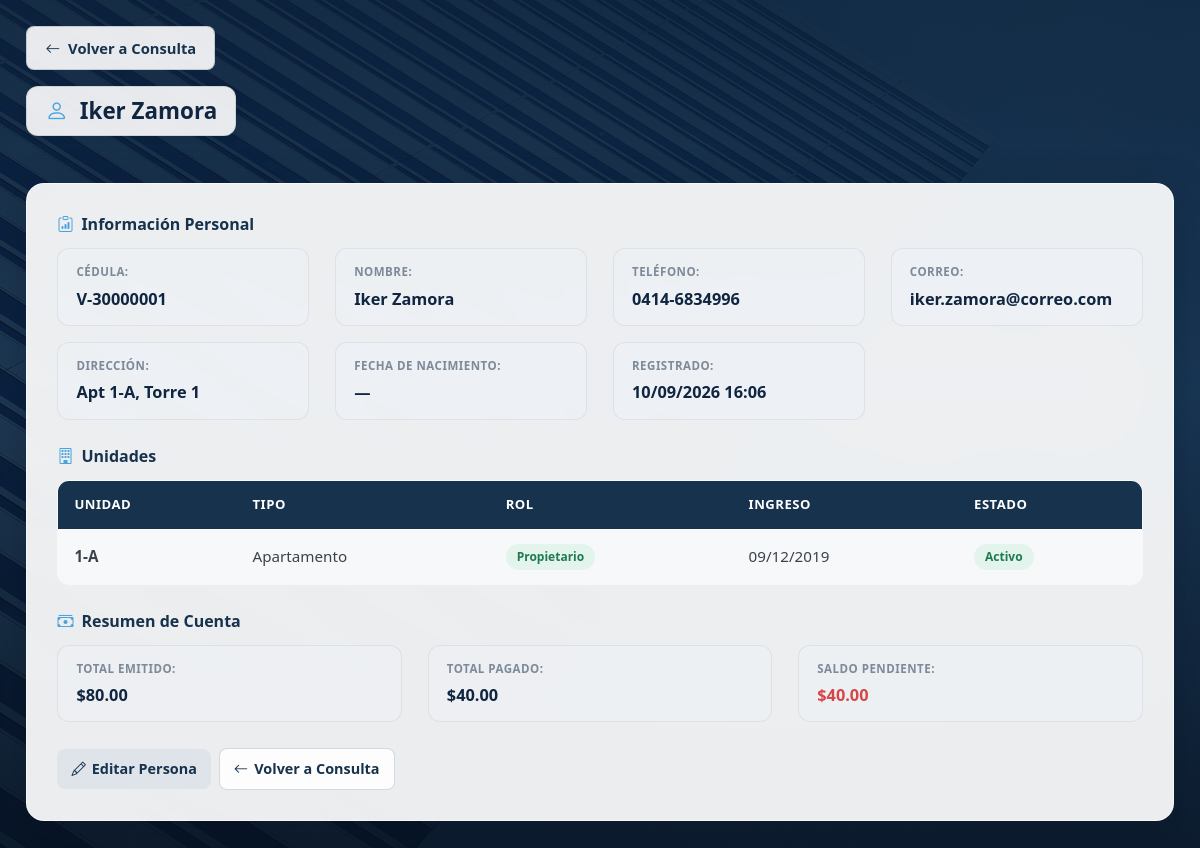
Screenshot of /Vista/ver_persona.php?cedula=V-30000001 (signed in) with the database file from the repository.
### tables this page shows
CREATE TABLE `personas` (
  `cedula` varchar(20) NOT NULL,
  `nombre` varchar(100) NOT NULL,
  `correo` varchar(100) DEFAULT NULL,
  `telefono` varchar(15) DEFAULT NULL,
  `direccion` text DEFAULT NULL,
  `fecha_nacimiento` date DEFAULT NULL,
  `rep_legal_nombre` varchar(100) DEFAULT NULL,
  `rep_legal_cedula` varchar(20) DEFAULT NULL,
  `rep_legal_correo` varchar(100) DEFAULT NULL,
  `rep_legal_telefono` varchar(15) DEFAULT NULL,
  `rep_legal_fecha_nac` date DEFAULT NULL,
  `fecha_creacion` timestamp NOT NULL DEFAULT current_timestamp(),
  PRIMARY KEY (`cedula`)
);

CREATE TABLE `tenencia` (
  `id` int(11) NOT NULL AUTO_INCREMENT,
  `persona_cedula` varchar(20) NOT NULL,
  `unidad_id` int(11) NOT NULL,
  `rol` enum('propietario','inquilino','residente') NOT NULL DEFAULT 'propietario',
  `fecha_inicio` date DEFAULT NULL,
  `estado` enum('activo','inactivo') NOT NULL DEFAULT 'activo',
  PRIMARY KEY (`id`),
  KEY `tenencia_persona` (`persona_cedula`),
  KEY `tenencia_unidad` (`unidad_id`),
  CONSTRAINT `tenencia_ibfk_1` FOREIGN KEY (`persona_cedula`) REFERENCES `personas` (`cedula`) ON DELETE CASCADE,
  CONSTRAINT `tenencia_ibfk_2` FOREIGN KEY (`unidad_id`) REFERENCES `unidades` (`id`) ON DELETE CASCADE
);

CREATE TABLE `unidades` (
  `id` int(11) NOT NULL AUTO_INCREMENT,
  `torre` varchar(10) NOT NULL,
  `numero` varchar(10) NOT NULL,
  `tipo` enum('apartamento','penthouse','estacionamiento','local','deposito') NOT NULL DEFAULT 'apartamento',
  `estado` enum('activa','inactiva') NOT NULL DEFAULT 'activa',
  PRIMARY KEY (`id`),
  UNIQUE KEY `uq_torre_numero` (`torre`,`numero`)
);

### Controlador/ver_persona.php (called while the page is built, shortened)
<?php
include("../Modelo/conexiondb.php");
$cedula = trim($_GET['cedula'] ?? '');
if (!empty($cedula)) {
    $stmt = $connect->prepare("SELECT cedula, nombre, correo, telefono, direccion, fecha_nacimiento, rep_legal_nombre, rep_legal_cedula, rep_legal_correo, rep_legal_telefono, rep_legal_fecha_nac, fecha_creacion
                               FROM personas WHERE cedula = ?");
    $stmt->bind_param("s", $cedula);
    $stmt->execute();
    $result = $stmt->get_result();
    $persona = $result->fetch_assoc();
    if ($persona) {
        $stmt = $connect->prepare(
            "SELECT t.id, t.rol, t.fecha_inicio, t.estado, u.id AS unidad_id, u.torre, u.numero, u.tipo
             FROM tenencia t JOIN unidades u ON t.unidad_id = u.id
             WHERE t.persona_cedula = ? ORDER BY u.torre, u.numero"
        );
        $stmt->bind_param("s", $cedula);
        $stmt->execute();
        $tenencias = $stmt->get_result()->fetch_all(MYSQLI_ASSOC);
        $stmt = $connect->prepare(
            "SELECT c.estado,
                    COALESCE(SUM(c.monto), 0) AS total_emitido,
                    COALESCE(SUM(c.monto_pagado), 0) AS total_pagado
             FROM cuotas_emitidas c
             JOIN tenencia t ON c.unidad_id = t.unidad_id
             WHERE t.persona_cedula = ? AND c.estado IN ('pendiente','vencida','parcial','pagada')
             GROUP BY c.estado"
        );
        $stmt->bind_param("s", $cedula);
        $stmt->execute();
        $rows = $stmt->get_result()->fetch_all(MYSQLI_ASSOC);
        $total_emitido = 0;
        $total_pagado = 0;
        foreach ($rows as $r) {
            $total_emitido += (float)$r['total_emitido'];
            $total_pagado += (float)$r['total_pagado'];
        }
        $resumen = [
            'total_emitido' => $total_emitido,
            'total_pagado' => $total_pagado,
            'saldo' => $total_emitido - $total_pagado
        ];
    }
}

### Vista/ver_persona.php (the view, shortened to what this page needs)
<?php
include("../Controlador/ver_persona.php");
?>
<!DOCTYPE html>
<html lang="es">
<head>
  <link rel="stylesheet" href="../Estilo/global.css">
  <link rel="stylesheet" href="../assets/css/bootstrap-icons.min.css">
  <link rel="stylesheet" href="../Estilo/verdetalles.css">
</head>
<body>
  <div class="container">
    <a href="consulta_personas.php" class="back-button"><i class="bi bi-arrow-left"></i> Volver a Consulta</a>
    <?php if (!$persona): ?>
      <div class="mensaje error" style="margin-top:18px;">❌ Persona no encontrada</div>
    <?php else: ?>
    <?php $es_jg = in_array(substr($persona['cedula'], 0, 1), TIPOS_NOMBRE_CON_NUMEROS); ?>
    <div class="header">
      <div class="header-title-card">
        <h2><i class="bi bi-person"></i> <?php echo htmlspecialchars($persona['nombre']); ?></h2>
      </div>
    </div>
    <div class="detail-box">
      <div class="section">
        <h3><i class="bi bi-clipboard-data"></i> Información Personal</h3>
        <div class="detail-grid">
          <div class="detail-item"><label><?php echo $es_jg ? 'Rif:' : 'Cédula:'; ?></label><span><?php echo htmlspecialchars($persona['cedula']); ?></span></div>
          <div class="detail-item"><label><?php echo $es_jg ? 'Razón Social' : 'Nombre'; ?>:</label><span><?php echo htmlspecialchars($persona['nombre']); ?></span></div>
          <div class="detail-item"><label>Teléfono:</label><span><?php echo htmlspecialchars($persona['telefono'] ?? '—'); ?></span></div>
          <div class="detail-item"><label>Correo:</label><span><?php echo htmlspecialchars($persona['correo'] ?? '—'); ?></span></div>
          <div class="detail-item"><label>Dirección:</label><span><?php echo htmlspecialchars($persona['direccion'] ?? '—'); ?></span></div>
          <div class="detail-item"><label>Fecha de Nacimiento:</label><span><?php echo $persona['fecha_nacimiento'] ? date('d/m/Y', strtotime($persona['fecha_nacimiento'])) : '—'; ?></span></div>
          <div class="detail-item"><label>Registrado:</label><span><?php echo date('d/m/Y H:i', strtotime($persona['fecha_creacion'])); ?></span></div>
        </div>
      </div>
      <div class="section">
        <h3><i class="bi bi-building"></i> Unidades</h3>
        <?php if (empty($tenencias)): ?>
          <p style="color:var(--gris-500);">Sin unidades asignadas.</p>
<?php else: ?>
          <div class="table-wrap">
            <table class="data-table">
              <thead><tr><th>Unidad</th><th>Tipo</th><th>Rol</th><th>Ingreso</th><th>Estado</th></tr></thead>
              <tbody>
                <?php foreach ($tenencias as $t): ?>
                <tr>
                  <td data-label="Unidad"><strong><?php echo htmlspecialchars($t['numero']); ?></strong></td>
                  <td data-label="Tipo"><?php echo TIPOS_UNIDAD[$t['tipo']] ?? $t['tipo']; ?></td>
                  <td data-label="Rol">
                    <span class="badge <?php echo ($t['rol'] == 'propietario') ? 'badge-success' : (($t['rol'] == 'inquilino') ? 'badge-warning' : 'badge-neutral'); ?>">
                      <?php echo ucfirst($t['rol']); ?>
                    </span>
                  </td>
                  <td data-label="Ingreso"><?php echo $t['fecha_inicio'] ? date('d/m/Y', strtotime($t['fecha_inicio'])) : '—'; ?></td>
                  <td data-label="Estado"><span class="badge <?php echo $t['estado'] == 'activo' ? 'badge-success' : 'badge-danger'; ?>"><?php echo ucfirst($t['estado']); ?></span></td>
                </tr>
                <?php endforeach; ?>
              </tbody>
            </table>
          </div>
        <?php endif; ?>
      </div>
      <div class="section">
        <h3><i class="bi bi-cash-stack"></i> Resumen de Cuenta</h3>
        <div class="detail-grid">
          <div class="detail-item"><label>Total Emitido:</label><span>$<?php echo number_format($resumen['total_emitido'], 2); ?></span></div>
          <div class="detail-item"><label>Total Pagado:</label><span>$<?php echo number_format($resumen['total_pagado'], 2); ?></span></div>
          <div class="detail-item"><label>Saldo Pendiente:</label><span style="color:<?php echo $resumen['saldo'] > 0 ? 'var(--rojo)' : 'var(--verde)'; ?>;font-weight:700;">$<?php echo number_format($resumen['saldo'], 2); ?></span></div>
        </div>
      </div>
      <div class="action-buttons">
        <a href="editar_persona.php?cedula=<?php echo urlencode($persona['cedula']); ?>" class="btn btn-edit"><i class="bi bi-pencil"></i> Editar Persona</a>
        <a href="consulta_personas.php" class="btn btn-back"><i class="bi bi-arrow-left"></i> Volver a Consulta</a>
      </div>
    </div>
    <?php endif; ?>
  </div>
</body>
</html>

### Estilo/global.css (style rules this page uses)
:root { --navy-900: #0a1a2e; --navy-800: #0f2540; --navy-700: #16324d; --navy-600: #1d4163; --navy-500: #2b5480; --navy-400: #3d6d9e; --navy-300: #7396bd; --accent: #4aa3df; --accent-hover:#388fc7; --gold: #d4af37; --gold-suave: #f5ecd2; --blanco: #ffffff; --blanco-90: rgba(255, 255, 255, 0.90); --blanco-70: rgba(255, 255, 255, 0.70); --humo: #f2f5f9; --gris-100: #eef1f5; --gris-200: #dfe4ea; --gris-400: #aab4bf; --gris-500: #7d8a99; --gris-600: #5b6673; --gris-700: #3a434d; --verde: #2e9e6b; --verde-hover: #258457; --verde-suave: #e3f4ec; --rojo: #d64545; --rojo-hover: #b93a3a; --rojo-suave: #fbe9e8; --amarillo: #c9971c; --amarillo-suave:#faf1d8; --sombra-sm: 0 2px 8px rgba(6, 16, 30, 0.10); --sombra: 0 8px 24px rgba(6, 16, 30, 0.14); --sombra-lg: 0 18px 50px rgba(6, 16, 30, 0.30); --radio: 12px; --radio-lg: 18px; }
* { margin: 0; padding: 0; box-sizing: border-box; }
html { -webkit-text-size-adjust: 100%; }
body { font-family: 'Segoe UI', 'Inter', Tahoma, Geneva, Verdana, sans-serif; background-color: var(--navy-900); background-image: linear-gradient(180deg, rgba(10, 26, 46, 0.88) 0%, rgba(10, 26, 46, 0.80) 45%, rgba(7, 18, 33, 0.94) 100%), url("../assets/img/fondo.jpg"); background-size: cover; background-position: center; background-repeat: no-repeat; background-attachment: fixed; color: var(--gris-700); min-height: 100vh; padding: clamp(12px, 2.2vw, 28px); line-height: 1.5; font-size: 15px; }
h1, h2, h3, h4 { color: var(--navy-800); font-weight: 700; line-height: 1.25; }
a { color: var(--accent); text-decoration: none; transition: color 0.15s ease; }
.btn { display: inline-flex; align-items: center; justify-content: center; gap: 8px; padding: 11px 20px; border: none; border-radius: 8px; font-size: 0.95rem; font-weight: 600; font-family: inherit; cursor: pointer; text-decoration: none; transition: transform 0.12s ease, box-shadow 0.15s ease, background-color 0.15s ease; }
.btn-view, .btn-edit, .btn-back { display: inline-flex; align-items: center; gap: 6px; padding: 9px 14px; border-radius: 8px; font-size: 0.9rem; font-weight: 600; text-decoration: none; white-space: nowrap; transition: background-color 0.15s ease, box-shadow 0.15s ease; }
.btn-edit { background: var(--gris-200); color: var(--navy-700); }
.btn-back { background: rgba(255, 255, 255, 0.9); color: var(--navy-700); border: 1px solid rgba(22, 50, 77, 0.18); }
label { display: block; margin-bottom: 6px; font-weight: 600; color: var(--navy-700); font-size: 0.9rem; }
.table-wrap { overflow-x: auto; -webkit-overflow-scrolling: touch; border-radius: var(--radio); }
.table-wrap table { width: 100%; border-collapse: collapse; }
.data-table { width: 100%; border-collapse: collapse; border: 1px solid rgba(22, 50, 77, 0.12); border-radius: var(--radio); overflow: hidden; background: rgba(255, 255, 255, 0.6); }
.data-table th { background: var(--navy-700); color: #fff; text-align: left; padding: 14px 16px; font-size: 0.82rem; text-transform: uppercase; letter-spacing: 0.5px; border-bottom: 1px solid rgba(255, 255, 255, 0.1); white-space: nowrap; }
.data-table td { padding: 14px 16px; border-bottom: 1px solid rgba(22, 50, 77, 0.08); font-size: 0.95rem; color: var(--gris-700); vertical-align: middle; word-break: break-word; }
.data-table tbody tr:last-child td { border-bottom: none; }
.action-buttons { display: flex; gap: 8px; flex-wrap: nowrap; align-items: center; }
.badge { display: inline-flex; align-items: center; gap: 5px; padding: 4px 11px; border-radius: 20px; font-size: 0.75rem; font-weight: 600; white-space: nowrap; }
.badge-success { background: var(--verde-suave); color: #1f7a52; }

### rows the page displays
personas: nombre "Iker Zamora", cedula "V-30000001", telefono "0414-6834996", correo "iker.zamora@correo.com", direccion "Apt 1-A, Torre 1", fecha_creacion "10/09/2026 16:06"
tenencia: unidad.numero "1-A", unidad.tipo "Apartamento", rol "Propietario", fecha_inicio "09/12/2019", estado "Activo"

### other values shown
$resumen['total_emitido'] "80.00"
$resumen['total_pagado'] "40.00"
$resumen['saldo'] "40.00"
